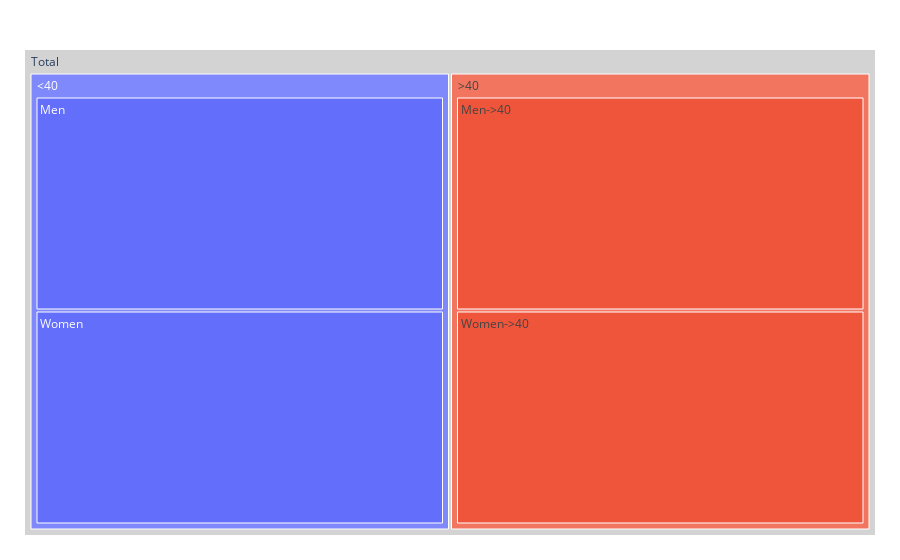

The cell this chart's notebook holds for it:
### Code cell
import plotly.express as px
fig = px.treemap(
    names = ["Total","<40", "Men", "Women",">40", "Men->40", "Women->40"],
    parents = ["", "Total", "<40", "<40", "Total", ">40", ">40"]
)
fig.update_traces(root_color="lightgrey")
fig.update_layout(margin = dict(t=50, l=25, r=25, b=25))
fig.show()

### Figure 1 — Plotly figure (JSON) as saved in the notebook; plotly's stock layout.template omitted (floating-point values rounded to 4 significant figures)
{"data": [{"domain": {"x": [0, 1], "y": [0, 1]}, "hovertemplate": "label=%{label}<br>parent=%{parent}<extra></extra>", "labels": ["Total", "<40", "Men", "Women", ">40", "Men->40", "Women->40"], "name": "", "parents": ["", "Total", "<40", "<40", "Total", ">40", ">40"], "root": {"color": "lightgrey"}, "type": "treemap"}], "layout": {"legend": {"tracegroupgap": 0}, "margin": {"b": 25, "l": 25, "r": 25, "t": 50}}}
